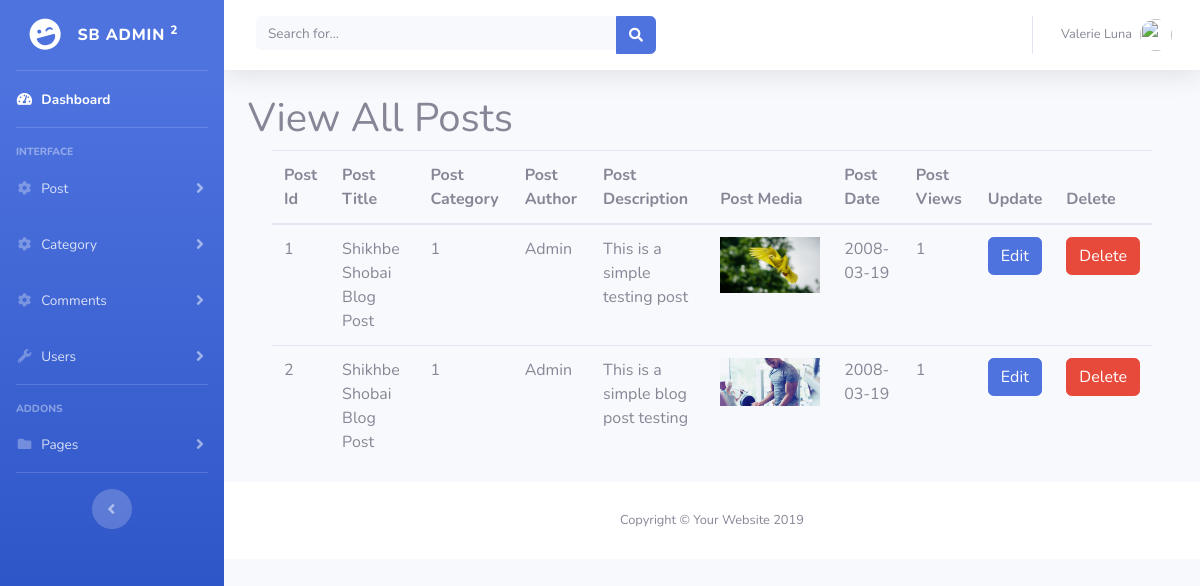
The page /admin/all-posts.php on the database its author committed.
### tables this page shows
CREATE TABLE `posts` (
  `id` int(11) NOT NULL,
  `post_title` varchar(255) NOT NULL,
  `post_cat` int(11) NOT NULL,
  `post_author` varchar(255) NOT NULL,
  `post_desc` text NOT NULL,
  `post_status` int(1) NOT NULL,
  `post_media` text,
  `post_time` date NOT NULL,
  `post_view` int(11) NOT NULL
);

### admin/all-posts.php (the view, shortened to what this page needs)
<?php
  include "includes/header.php";
  include "includes/navbar.php";
?>
<div class="container-fluid">
	<h1>View All Posts</h1>
	<div class="container">
		<div class="row justify-content-center">
			<div class="col-md-12">
				<table class="table table-responsive">
					<thead>
						<th>Post Id</th>
						<th>Post Title</th>
						<th>Post Category</th>
						<th>Post Author</th>
						<th>Post Description</th>
						<th>Post Media</th>
						<th>Post Date</th>
						<th>Post Views</th>
						<th>Update</th>
						<th>Delete</th>
					</thead>
					<tbody>
	<?php
    $query = "SELECT * FROM posts";
    $select_all_posts_query = mysqli_query($db_connect, $query);
    while( $row = mysqli_fetch_assoc($select_all_posts_query) ){
        $id            = $row['id'];
        $post_title    = $row['post_title'];
        $post_cat      = $row['post_cat'];
        $post_author   = $row['post_author'];
        $post_desc     = $row['post_desc'];
        $post_media    = $row['post_media'];
        $post_time     = $row['post_time'];
        $post_view     = $row['post_view'];
?>
						<tr>
							<td><?php echo $id ?></td>
							<td><?php echo $post_title ?></td>
							<td><?php echo $post_cat ?></td>
							<td><?php echo $post_author ?></td>
							<td><?php echo $post_desc ?></td>
							<td><img src="../assets/images/posts/<?php echo $post_media ; ?>"  width="100"/></td>
							<td><?php echo $post_time ?></td>
							<td><?php echo $post_view ?></td>
							<td><button type="button" class="btn btn-primary">Edit</button></td>
							<td><button type="button" class="btn btn-danger">Delete</button></td>
						</tr>
<?php } ?>
</tbody>
				</table>
			</div>
		</div>
	</div>
</div>
<?php include "includes/footer.php"; ?>

### rows shown on the page
posts: id "1", post_title "Shikhbe Shobai Blog Post", post_cat "1", post_author "Admin", post_desc "This is a simple testing post", post_media (picture), post_time "2008-03-19", post_view "1"
posts: id "2", post_title "Shikhbe Shobai Blog Post", post_cat "1", post_author "Admin", post_desc "This is a simple blog post testing", post_media (picture), post_time "2008-03-19", post_view "1"
